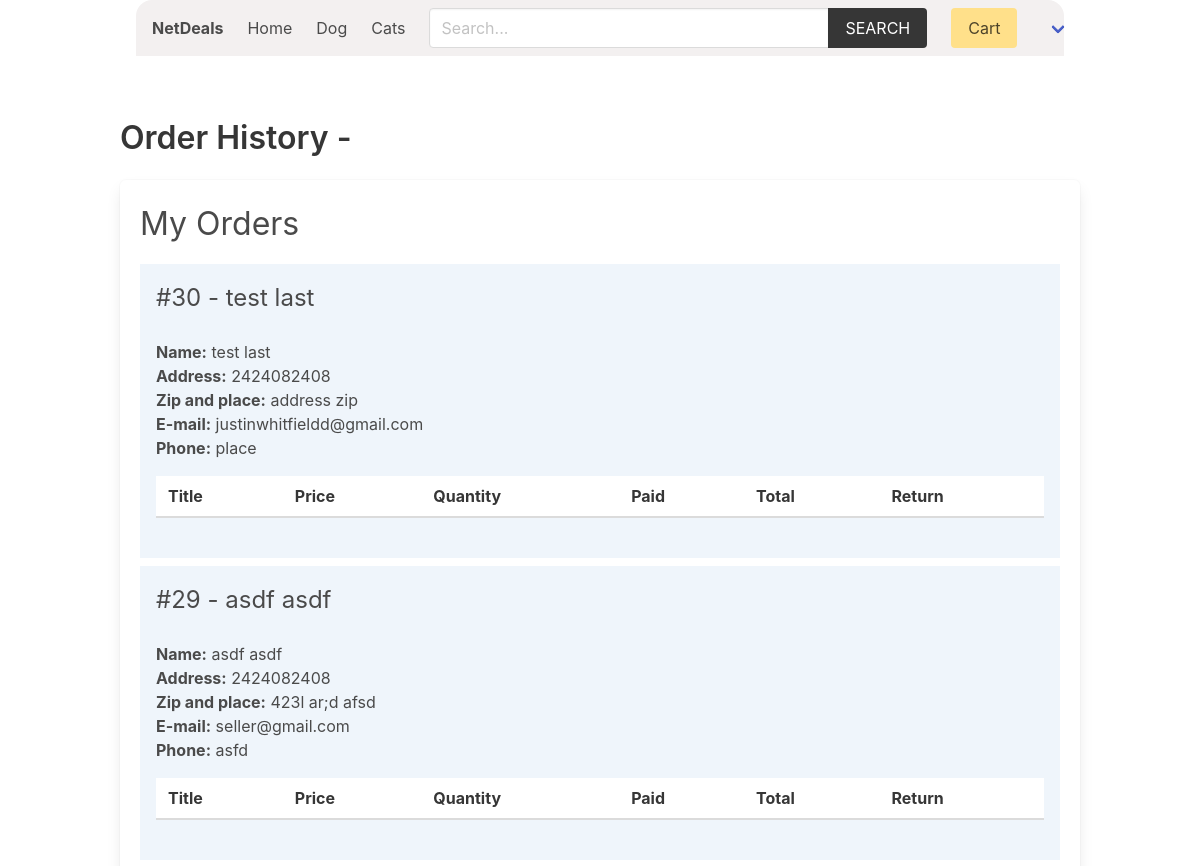
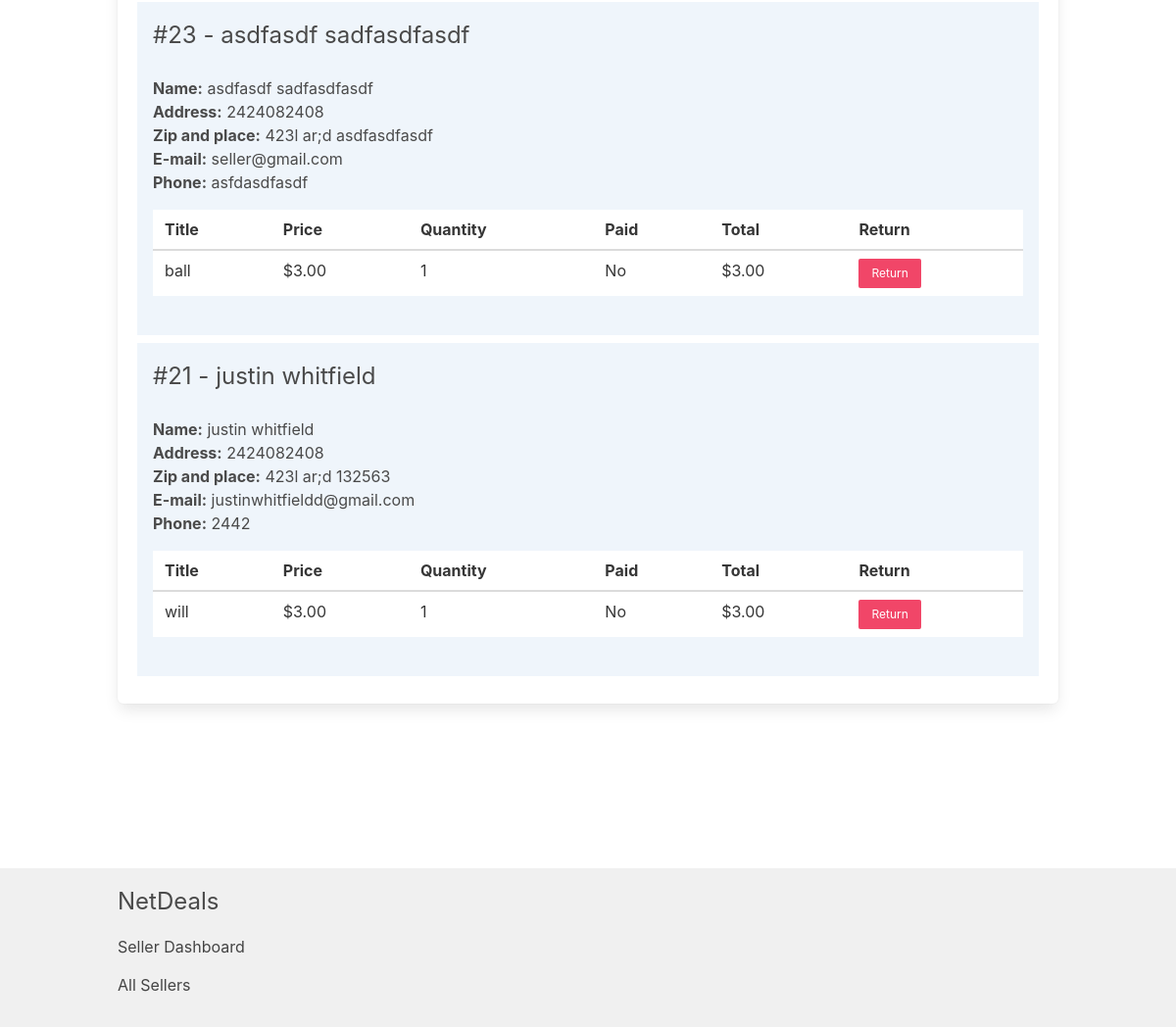
The page /seller/order-history/ (signed in) on the database as committed earlier (2 pictures, top to bottom).
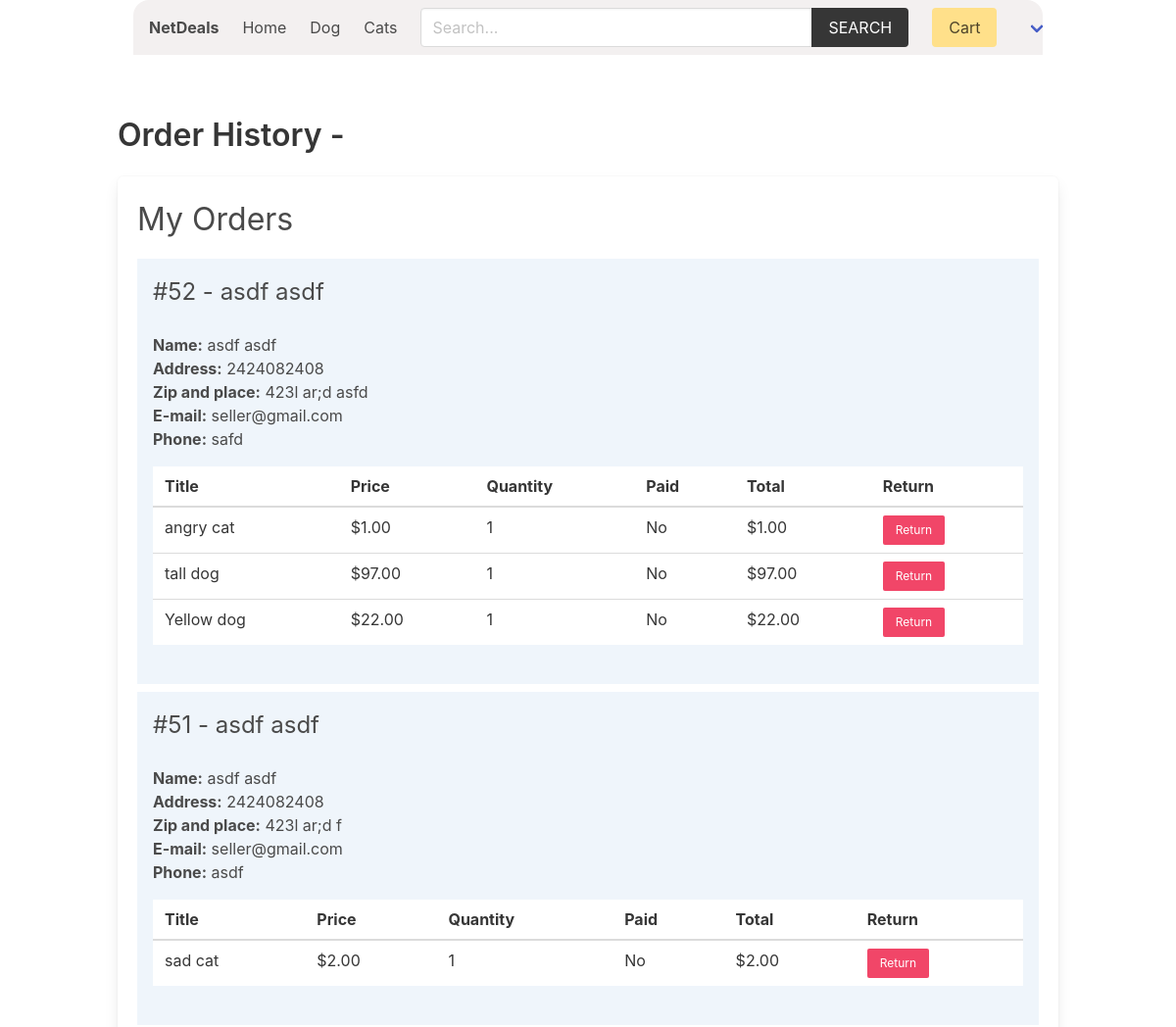
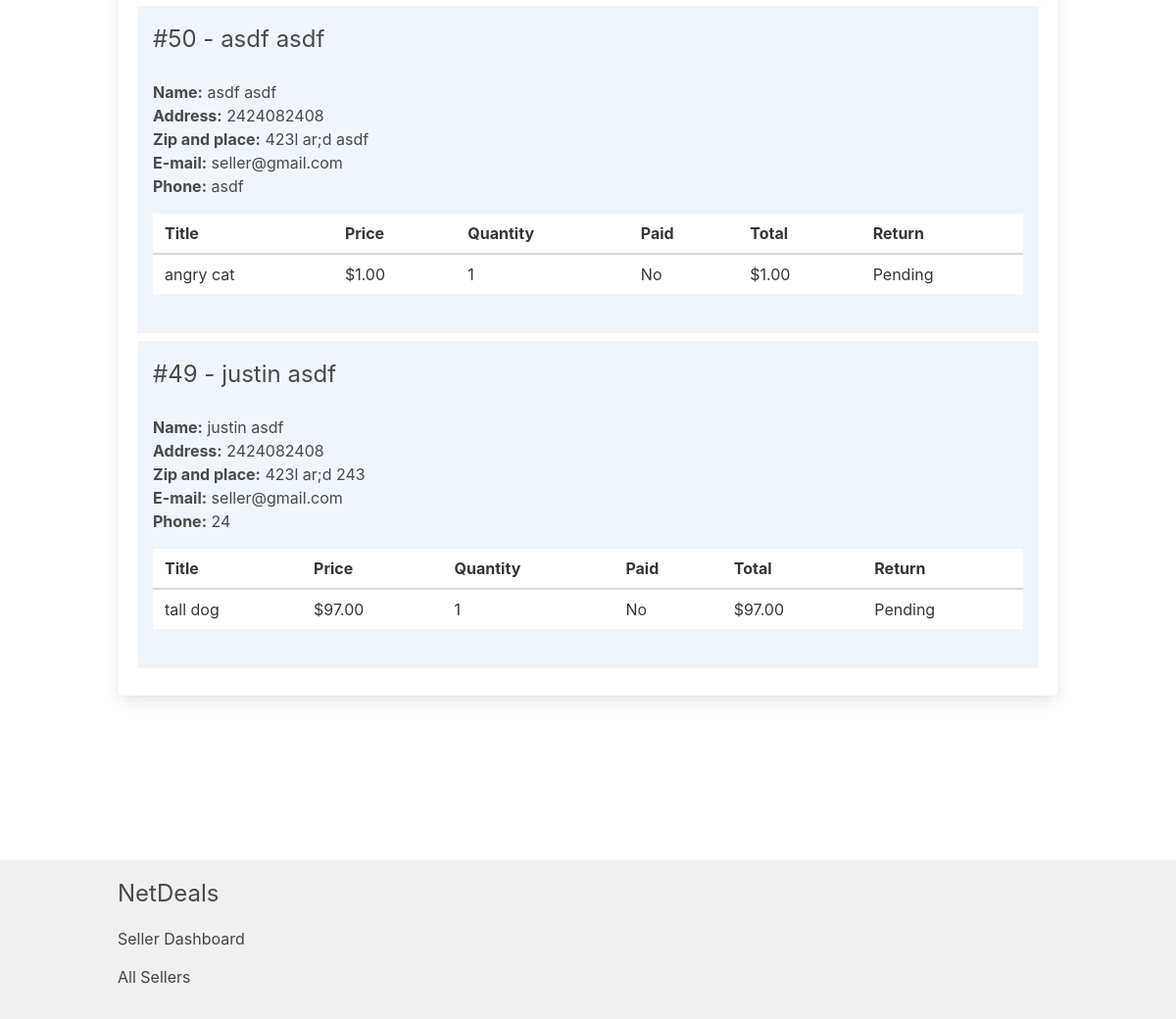
The same page on the database as committed later (2 pictures, top to bottom).
### product/models.py (models this page shows, shortened)
class Category(models.Model):
    title = models.CharField(max_length=50)
    slug = models.SlugField(max_length=55)
    ordering = models.IntegerField(default=0)
    class Meta:
        ordering = ['ordering']

class Product(models.Model):
    quantity = models.PositiveIntegerField(default=0)
    category = models.ForeignKey(Category, related_name='products', on_delete=models.CASCADE)
    seller = models.ForeignKey(SellerProfile, related_name="products", on_delete=models.CASCADE)
    title = models.CharField(max_length=50)
    slug = models.SlugField(max_length=55)
    description = models.TextField(blank=True, null=True)
    price = models.DecimalField(max_digits=6, decimal_places=2)
    added_date = models.DateTimeField(auto_now_add=True)
    image = models.ImageField(upload_to='uploads/', blank=True, null=True)
    thumbnail = models.ImageField(upload_to='uploads/', blank=True, null=True) # Change uploads to thumbnails
    class Meta:
        ordering = ['-added_date']

### order/models.py (models this page shows, shortened)
class Order(models.Model):
    first_name = models.CharField(max_length=100)
    last_name = models.CharField(max_length=100)
    email = models.CharField(max_length=100)
    address = models.CharField(max_length=100)
    zipcode = models.CharField(max_length=100)
    place = models.CharField(max_length=100)
    phone = models.CharField(max_length=100)
    created_at = models.DateTimeField(auto_now_add=True)
    paid_amount = models.DecimalField(max_digits=8, decimal_places=2)
    sellers = models.ManyToManyField(SellerProfile, related_name="orders")
    buyer = models.ForeignKey(BuyerProfile, null=True, blank=True, on_delete=models.SET_NULL, related_name='buyer_orders')
    seller = models.ForeignKey(SellerProfile, null=True, blank=True, on_delete=models.SET_NULL, related_name='seller_orders')
    class Meta:
        ordering = ['-created_at']

class OrderItem(models.Model):
    order = models.ForeignKey(Order, related_name="items", on_delete=models.CASCADE)
    product = models.ForeignKey(Product, related_name="items", on_delete=models.SET_NULL, null=True)
    item_name = models.CharField(max_length=50, default="Unknown")
    seller = models.ForeignKey(SellerProfile, related_name="items", on_delete=models.CASCADE)
    seller_paid = models.BooleanField(default=False)
    price = models.DecimalField(max_digits=8, decimal_places=2)
    quantity = models.IntegerField(default=1)
    return_status = models.BooleanField(default=False)
    def get_total_price(self):
        return self.price * self.quantity

### seller/views.py (the view)
# urls.py: path('order-history/', views.order_history, name="order-history"),
@login_required
def order_history(request):
    seller = request.user.sellerprofile
    orders = Order.objects.filter(seller=seller).prefetch_related('items')
    for order in orders:
        order.filtered_items = order.items.all()
    return render(request, 'seller/order_history.html', {'seller': seller, 'orders': orders})

### cart/cart.py (called while the page is built)
    def __len__(self):
        return sum(item['quantity'] for item in self.cart.values())

### cart/context_processors.py (called while the page is built)
def cart(request):
    return {'cart': Cart(request)}

### product/context_processors.py (called while the page is built)
def menu_categories(request):
    categories = Category.objects.all()
    return {'categories': categories}

### templates/seller/order_history.html (shortened to what this page needs)
{% extends 'core/base.html' %}
{% block content %}
    <h1 class="title">Order History - </h1>
    <div class="box">
        <h2 class="is-size-3 mb-4">My Orders</h2>
        {% if orders %}
            {% for order in orders %}
                <div class="{% if order.fully_paid %}has-background-success-light{% else %}has-background-info-light{% endif %} mb-2 p-4">
                    <div class="columns is-multiline">
                        <div class="column is-6">
                            <h3 class="is-size-4">#{{ order.id }} - {{ order.first_name }} {{ order.last_name }}</h3>
                        </div>
                        <div class="column is-12">
                            <b>Name:</b> {{ order.first_name }} {{ order.last_name }}<br>
                            <b>Address:</b> {{ order.address }}<br>
                            <b>Zip and place:</b> {{ order.zipcode }} {{ order.place }}<br>
                            <b>E-mail:</b> {{ order.email }}<br>
                            <b>Phone:</b> {{ order.phone }}
                            <table class="table is-fullwidth mt-4">
                                <thead>
                                    <tr>
                                        <th>Title</th>
                                        <th>Price</th>
                                        <th>Quantity</th>
                                        <th>Paid</th>
                                        <th>Total</th>
                                        <th>Return</th>
                                    </tr>
                                </thead>
                                <tbody>
                                {% for item in order.filtered_items %}
                                    <tr>
                                        <td>{{ item.product.title }}</td>
                                        <td>${{ item.product.price }}</td>
                                        <td>{{ item.quantity }}</td>
                                        <td>{{ item.seller_paid|yesno:"Yes,No" }}</td>
                                        <td>${{ item.get_total_price }}</td>
                                        {% if item.return_status %}
                                        <td>
                                            <p>Pending</p>
                                        </td>
                                        {% else %}
                                        <td>
                                            <div><button class="button is-small is-danger delete-product" data-order-id="{{ order.id }}" data-product-id="{{ item.product_id }}" data-date="{{ order.created_at }}">Return</button></div>
                                        </td>
                                        {% endif %}
                                    </tr>
                                {% endfor %}
                                </tbody>
                            </table>
                        </div>
                    </div>
                </div>
            {% endfor %}
        {% endif %}
    </div>
{% endblock content %}

### templates/core/base.html (shortened to what this page needs)
{% load static %}
{% load product_filters %}
<!DOCTYPE html>
<html lang="en">
<head>
    <link rel="stylesheet" href="https://cdn.jsdelivr.net/npm/bulma@0.9.2/css/bulma.min.css">
    <link rel="stylesheet" href="{% static 'css/main.css' %}">
</head>
<body>
    <div class="container px-4">
        <nav class="navbar px-4" role="navigation" aria-label="main navigation">
            <div class="navbar-brand">
                <a class="navbar-item" href="{% url 'core:home' %}">
                    <h1><strong>NetDeals</strong></h1>
                </a>
            </div>
            <div id="navbarBasicExample" class="navbar-menu">
                <div class="navbar-start">
                <a class="navbar-item" href="{% url 'core:home' %}">
                    Home
                </a>
                {% for category in categories %}
                    <a class="navbar-item" href="{% url 'product:category' category.slug %}">
                        {{category.title}}
                    </a>
                {% endfor %}
                </div>
                <div class="navbar-start">
                    <div class="navbar-item">
                        <form method="get" action="{% url 'product:search' %}">
                            <div class="field has-addons">
                                <div class="control">
                                    <input type="search" name="query" id="" class="input" placeholder="Search...">
                                </div>
                                <div class="control">
                                    <button class="button is-dark is-uppercase">Search</button>
                                </div>
                            </div>
                        </form>
                    </div>
                </div>
                <div class="navbar-end">
                <div class="navbar-item">
                    <a href="{% url 'cart:cart' %}" class="button is-warning">Cart {% if cart %}({{cart|length}}){% endif %}</a>
                </div>
                {% if user.role == 'seller' %}
                <div class="navbar-item has-dropdown is-hoverable">
                    <a class="navbar-link is-capitalized">
                    </a>
                </div>
                {% endif %}
                </div>
            </div>
            </nav>
    </div>
    <section class="section">
        <div class="container">
            {% block content %}{% endblock content %}
        </div>
    </section>
    <div class="main-content-wrapper">
        <section class="section">
        </section>
    </div>
    <footer class="footer">
        <div class="container">
            <h3 class="is-size-4 mb-4">NetDeals</h3>
            {% if user.role == 'seller' %}
                <a href="{% url 'seller:seller-dashboard' %}">Seller Dashboard</a>
            {% endif %}
            <br>
            <a href="{% url 'seller:sellers' %}">All Sellers</a>
        </div>
    </footer>
</body>
</html>

Rows that differ between the two databases and show on the page:
removed Order: id "30", first_name "test", last_name "last", address "2424082408", zipcode "address", place "zip", email "justinwhitfieldd@gmail.com", phone "place"
removed Order: id "29", first_name "asdf", last_name "asdf", address "2424082408", zipcode "423l ar;d", place "afsd", email "seller@gmail.com", phone "asfd"
removed Order: id "23", first_name "asdfasdf", last_name "sadfasdfasdf", address "2424082408", zipcode "423l ar;d", place "asdfasdfasdf", email "seller@gmail.com", phone "asfdasdfasdf"
removed OrderItem: product "ball", product.price "3.00", quantity "1", seller_paid "No", get_total_price "3.00", shown under "23"
removed Order: id "21", first_name "justin", last_name "whitfield", address "2424082408", zipcode "423l ar;d", place "132563", email "justinwhitfieldd@gmail.com", phone "2442"
removed OrderItem: product "will", product.price "3.00", quantity "1", seller_paid "No", get_total_price "3.00", shown under "21"
added Order: id "52", first_name "asdf", last_name "asdf", address "2424082408", zipcode "423l ar;d", place "asfd", email "seller@gmail.com", phone "safd"
added OrderItem: product "angry cat", product.price "1.00", quantity "1", seller_paid "No", get_total_price "1.00", shown under "52"
added OrderItem: product "tall dog", product.price "97.00", quantity "1", seller_paid "No", get_total_price "97.00", shown under "52"
added OrderItem: product "Yellow dog", product.price "22.00", quantity "1", seller_paid "No", get_total_price "22.00", shown under "52"
added Order: id "51", first_name "asdf", last_name "asdf", address "2424082408", zipcode "423l ar;d", place "f", email "seller@gmail.com", phone "asdf"
added OrderItem: product "sad cat", product.price "2.00", quantity "1", seller_paid "No", get_total_price "2.00", shown under "51"
added Order: id "50", first_name "asdf", last_name "asdf", address "2424082408", zipcode "423l ar;d", place "asdf", email "seller@gmail.com", phone "asdf"
added OrderItem: product "angry cat", product.price "1.00", quantity "1", seller_paid "No", get_total_price "1.00", return_status "Pending", shown under "50"
added Order: id "49", first_name "justin", last_name "asdf", address "2424082408", zipcode "423l ar;d", place "243", email "seller@gmail.com", phone "24"
added OrderItem: product "tall dog", product.price "97.00", quantity "1", seller_paid "No", get_total_price "97.00", return_status "Pending", shown under "49"
